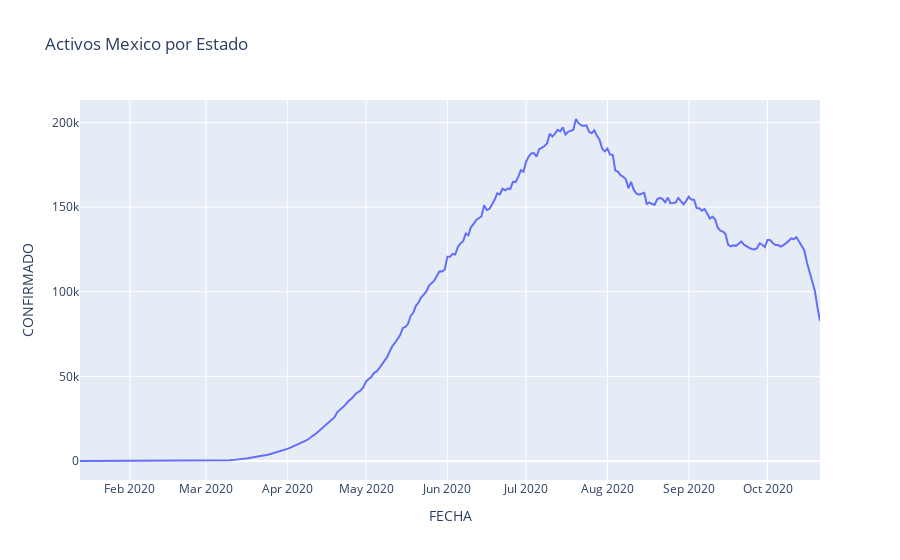

The notebook cell this image was saved under:
### Markdown cell above
## Active Cases of Mexico

### Code cell
df = df_mx
last_positivity = df_p[-1:]['POSITIVIDAD'].iloc[0]

df = df.loc[(df['RESULTADO_LAB'] == 1) | (df['RESULTADO_LAB'] == 3)] # resultado = positivo SARS-COV-2 o Pendiente

# df = df = df.loc[df['ENTIDAD_RES'] == 2] #entidad = Baja California

# df = df.loc[df['MUNICIPIO_RES'] == 2] # municipio = mexicali

df = df[['FECHA_SINTOMAS','RESULTADO_LAB']]



df.loc[df['RESULTADO_LAB'] == 1, 'CONFIRMADO'] = ['1']
df.loc[df['RESULTADO_LAB'] == 3, 'SOSPECHOSO'] = ['1']

df["SOSPECHOSO"] = pd.to_numeric(df["SOSPECHOSO"])
df["CONFIRMADO"] = pd.to_numeric(df["CONFIRMADO"])


df['FECHA_SINTOMAS'] = pd.to_datetime(df['FECHA_SINTOMAS'])

df_by_date = df.groupby("FECHA_SINTOMAS",as_index=False).count()

df_by_date['CONFIRMADOS_ESTIMADOS'] = df_by_date['CONFIRMADO'] + (df_by_date['SOSPECHOSO'] * last_positivity)

df_by_date['CONFIRMADO'] = df_by_date['CONFIRMADO'] + df_by_date['CONFIRMADOS_ESTIMADOS']

first_case_date = df_by_date['FECHA_SINTOMAS'].iloc[0]

last_case_date = df_by_date['FECHA_SINTOMAS'].iloc[-1]

delta = (last_case_date) - first_case_date       # as timedelta

active_df = pd.DataFrame()

for i in range(delta.days + 1):
    day = first_case_date + timedelta(days=i)

    df_by_date['FECHA'] = day
    
    active_date_minus_14_days = day - timedelta(days=14)
    mask = (df_by_date['FECHA_SINTOMAS'] >= active_date_minus_14_days) & (df_by_date['FECHA_SINTOMAS'] <= day)
    filtered_df=df_by_date.loc[mask]
    
    filtered_df = filtered_df.groupby(["FECHA"],as_index=False).sum()
    active_df = active_df.append(filtered_df)

fig = px.line(active_df, active_df.FECHA, active_df.CONFIRMADO,
              title='Activos Mexico por Estado')
fig.show()

### Figure 1 — Plotly figure (JSON) as saved in the notebook; plotly's stock layout.template omitted (floating-point values rounded to 4 significant figures; data arrays with more than 128 entries replaced by an {"elided": "..."} marker saying what was removed)
{"data": [{"hovertemplate": "FECHA=%{x}<br>CONFIRMADO=%{y}<extra></extra>", "legendgroup": "", "line": {"color": "#636efa", "dash": "solid"}, "mode": "lines", "name": "", "orientation": "v", "showlegend": false, "type": "scatter", "x": {"elided": "276 str values"}, "xaxis": "x", "y": {"elided": "276 float values"}, "yaxis": "y"}], "layout": {"legend": {"tracegroupgap": 0}, "title": {"text": "Activos Mexico por Estado"}, "xaxis": {"anchor": "y", "domain": [0, 1], "title": {"text": "FECHA"}}, "yaxis": {"anchor": "x", "domain": [0, 1], "title": {"text": "CONFIRMADO"}}}}
